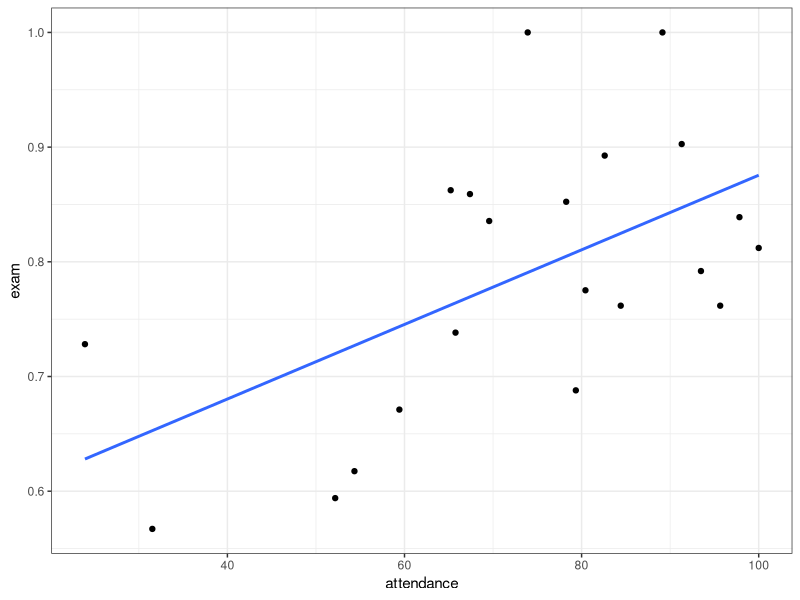
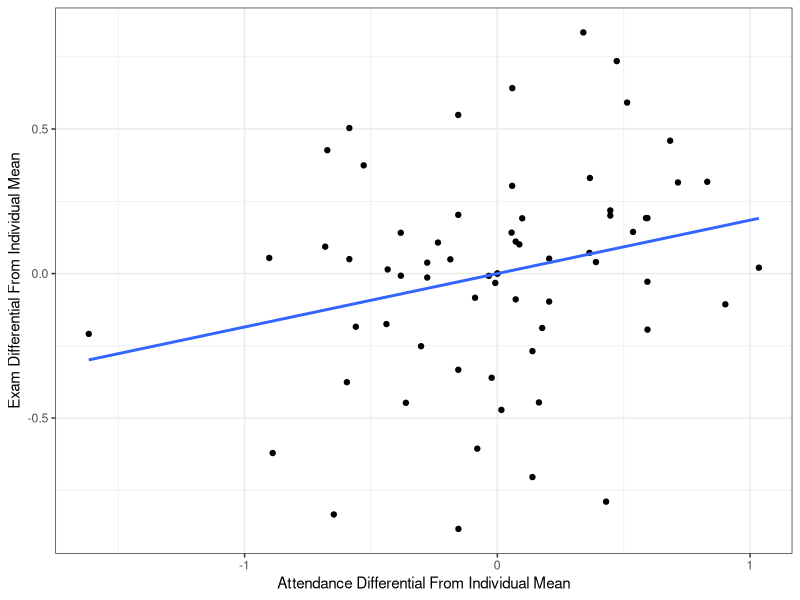
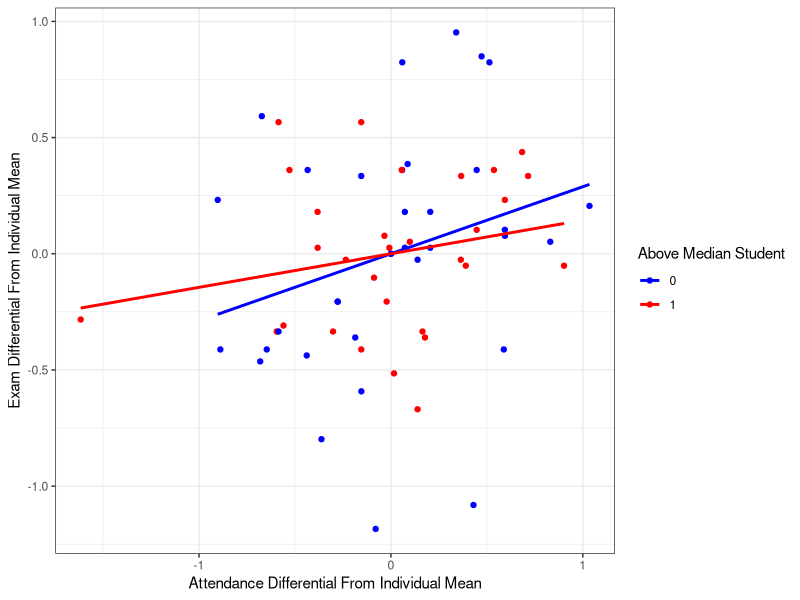
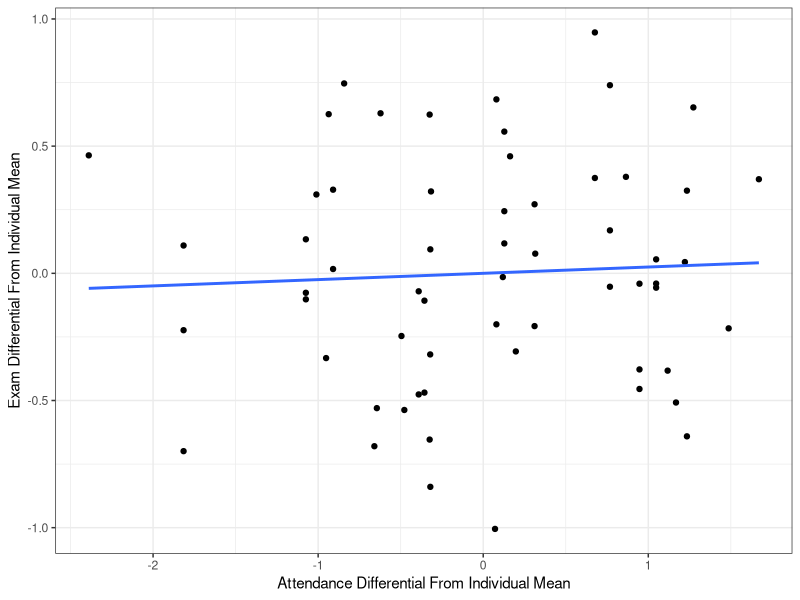
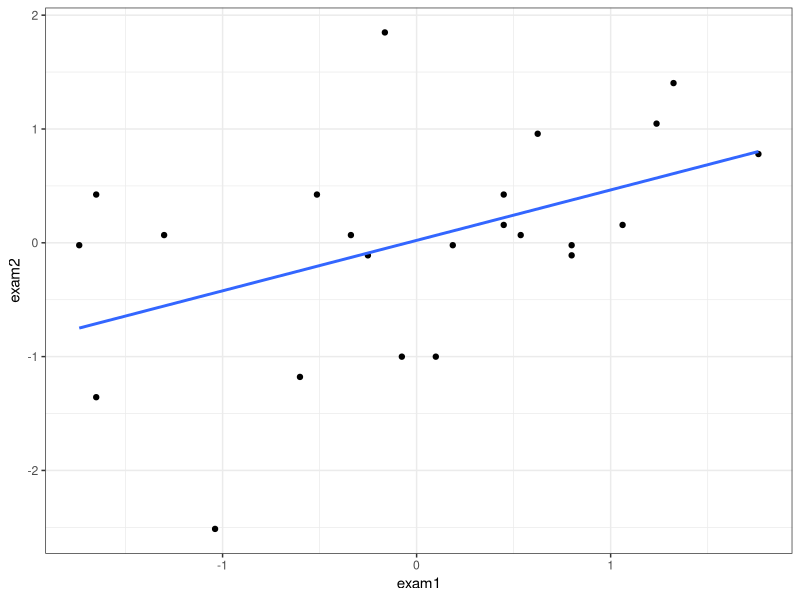
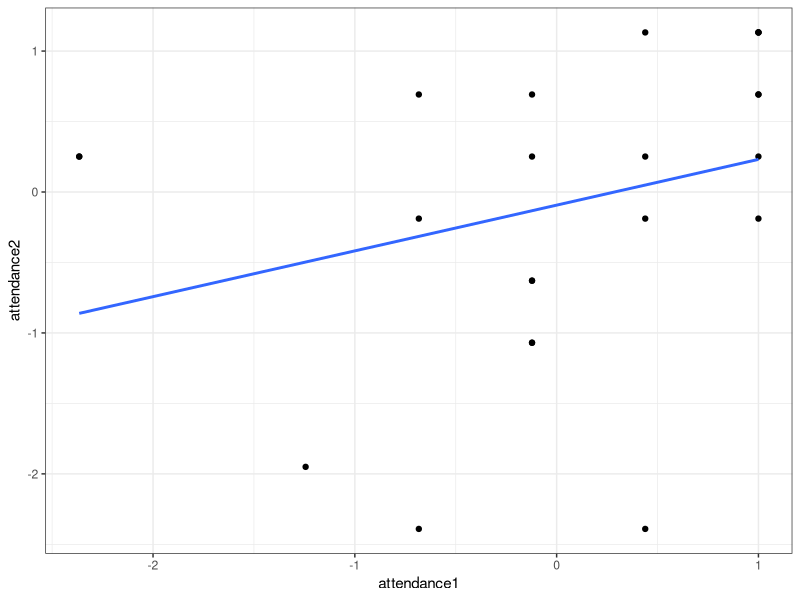

These figures' R source, in order:
## ---- chunk 1
knitr::opts_chunk$set(echo = FALSE)
knitr::opts_chunk$set(warning = FALSE, message = FALSE) 
## ---- chunk 2
library(data.table)
library(ggplot2)
dt1 <- fread("../data/fasim24.csv")
dt2 <- fread("../data/spsim24.csv")
dt <- rbind(dt1,dt2)
dt[,exam:=exam*100]

ggplot(data=dt1,aes(x=attendance,y=exam)) + geom_point() + geom_smooth(method='lm',se=F) + theme_bw()
## ---- chunk 3
#1 -> .17 => .68sd -> 8 points
#Effect implies fully attending class improves scores by 0.4 student standard deviations
#This is about half a letter grade
dtx <- fread("../data/attendancesim.csv")
ggplot(data=dtx[i%in%(1:3)],aes(x=azd,y=ezd2)) + geom_point() + geom_smooth(method="lm",se=F) + theme_bw() +
  xlab("Attendance Differential From Individual Mean") +
  ylab("Exam Differential From Individual Mean")
## ---- chunk 4
#Above median students benefit less - substitution
#.12 for good, .23 for 'bad'
#twice as effective for bad students
dtx[,g:=as.factor(g)]
dtx[,`Above Median Student`:=g]
ggplot(data=dtx[i%in%1:3],aes(x=azd,y=ezd,group=`Above Median Student`,color=`Above Median Student`)) + geom_point() + 
  geom_smooth(method='lm',se=F) + theme_bw() + scale_color_manual(values=c("1"="red","0"="blue")) +
  xlab("Attendance Differential From Individual Mean") +
  ylab("Exam Differential From Individual Mean")
## ---- chunk 5
ggplot(data=dtx[i%in%(4:6)],aes(x=azd,y=ezd2)) + geom_point() + geom_smooth(method="lm",se=F) + theme_bw()+
  xlab("Attendance Differential From Individual Mean") +
  ylab("Exam Differential From Individual Mean")
## ---- chunk 6
#ggplot(data=dtx[i%in%1:3,.(f,i,e)],aes(x=i,y=e,group=f)) + geom_point() + geom_line() + theme_bw()
#hist(dtx[i%in%1:3,12*(min(ez2)-mean(ez2)),by=f]$V1)
dtxx <- dtx[i%in%1:3][,.(f,i,ez2,az)][f!="Sam"&f!="Maximiliano"]
ggplot(data=cbind(dtxx[i==1,.(exam1=ez2)],dtxx[i==2,.(exam2=ez2)]),aes(x=exam1,y=exam2)) + geom_point() + geom_smooth(method="lm",se=F) + theme_bw()
## ---- chunk 7
#ggplot(data=dtx[i%in%1:3,.(f,i,e)],aes(x=i,y=e,group=f)) + geom_point() + geom_line() + theme_bw()
#hist(dtx[i%in%1:3,.25*(min(az)-mean(az)),by=f]$V1)
ggplot(data=cbind(dtxx[i==1,.(attendance1=az)],dtxx[i==2,.(attendance2=az)]),aes(x=attendance1,y=attendance2)) + geom_point() + geom_smooth(method="lm",se=F) + theme_bw()
